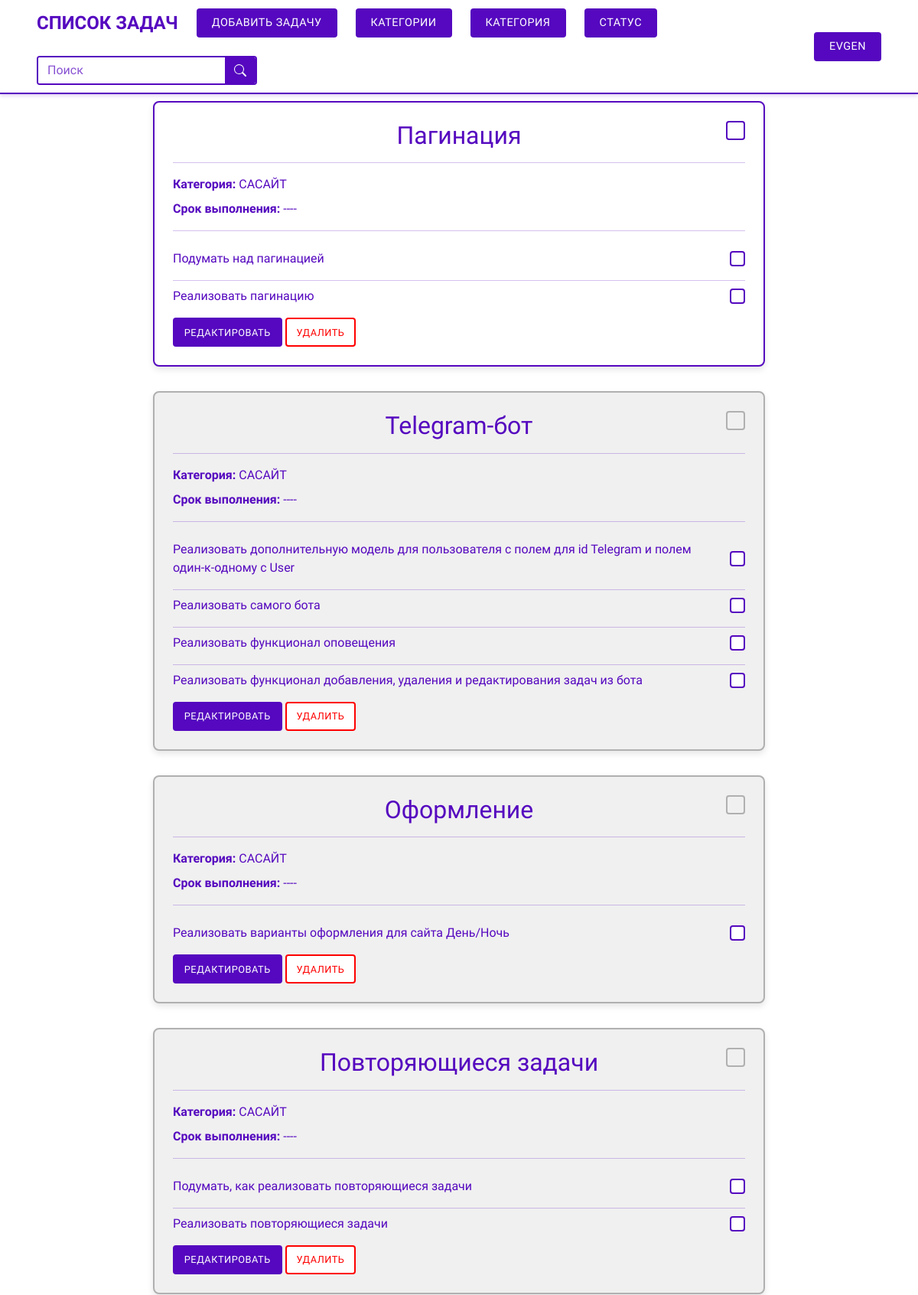
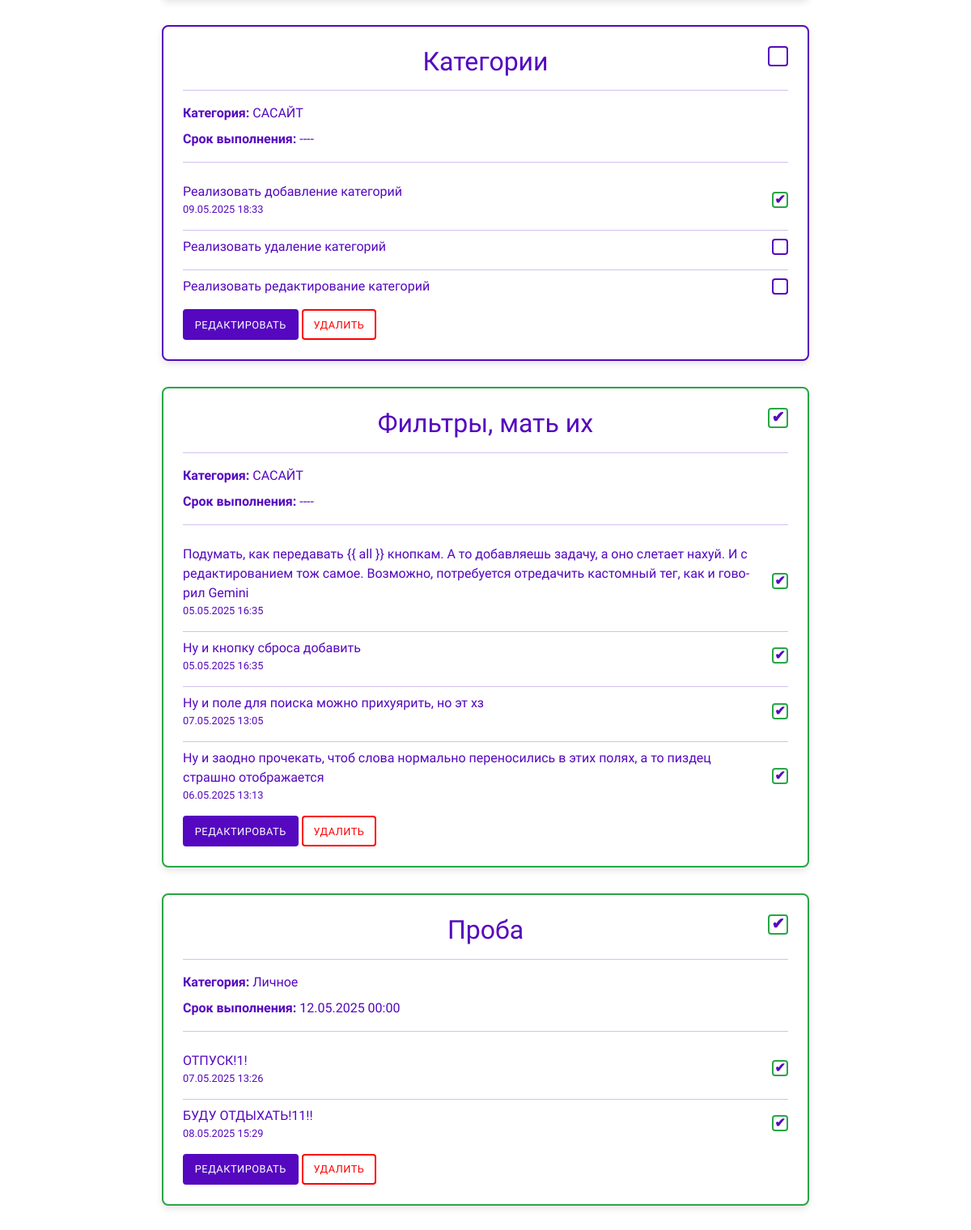
Page / (signed in, upper part) on the committed database (2 pictures, top to bottom).
### task/models.py (models this page shows, shortened)
class Task(models.Model):
    class Status(models.TextChoices):
        NOT_ACTIVE = 'not_active', 'Не активна'
        ACTIVE = 'active', 'Активна'
        COMPLETED = 'completed', 'Выполнена'
    title = models.CharField(max_length=100, verbose_name='Название задачи')
    user = models.ForeignKey(User, on_delete=models.CASCADE, verbose_name='Пользователь', related_name='tasks')
    category = models.ForeignKey(Category, on_delete=models.PROTECT, verbose_name='Категория', related_name='tasks')
    status = models.CharField(max_length=10, choices=Status.choices, default=Status.NOT_ACTIVE,
                              verbose_name='Статус задачи')
    create_date = models.DateTimeField(auto_now_add=True, db_index=True, verbose_name='Дата создания')
    due_date = models.DateTimeField(blank=True, null=True, verbose_name='Срок выполнения')
    def get_relative_due_date(self):
        if not self.due_date:
            return ""
        now = timezone.now()
        if self.due_date < now:
            return "(просрочено)"
    class Meta:
        ordering = ('-create_date',)
        verbose_name = 'Задача'
        verbose_name_plural = 'Задачи'
        constraints = [
            models.CheckConstraint(
                check=models.Q(due_date__gt=models.F('create_date')),
                name='check_due_date_after_create_date'
            )
        ]

class Category(models.Model):
    name = models.CharField(max_length=50, verbose_name='Название')
    slug = models.SlugField(max_length=50, db_index=True, allow_unicode=True)
    user = models.ForeignKey(User, on_delete=models.CASCADE, verbose_name='Пользователь', related_name='categories')
    class Meta:
        ordering = ('name',)
        verbose_name = 'Категория'
        verbose_name_plural = 'Категории'
        constraints = [
            models.UniqueConstraint(fields=['slug', 'user'], name='unique_slug_per_user')
        ]

class SubTask(models.Model):
    task = models.ForeignKey(Task, on_delete=models.CASCADE, related_name='subtasks', verbose_name='Задача')
    description = models.TextField(blank=True, verbose_name='Подзадача')
    is_completed = models.BooleanField(default=False, verbose_name='Выполнена')
    create_date = models.DateTimeField(auto_now_add=True, verbose_name='Дата создания')
    completed_date = models.DateTimeField(null=True, blank=True, verbose_name='Дата выполнения')
    class Meta:
        ordering = ('create_date',)
        verbose_name = 'Позадача'
        verbose_name_plural = 'Подзадачи'
        default_related_name = 'subtasks'

### task/views.py (the view)
# urls.py: path('', views.home, name='home'),
def home(request):
    if request.user.is_authenticated:
        tasks = Task.objects.filter(user=request.user).prefetch_related('subtasks')
        category = request.GET.get('category')
        if category and category != '':
            tasks = tasks.filter(category__slug=category)
        status = request.GET.get('status')
        if status and status != '':
            tasks = tasks.filter(status=status)
        search = request.GET.get('search')
        if search and search != '':
            tasks = tasks.filter(Q(title__icontains=search))
        initial = {}
        if category:
            initial['category'] = category
        if status:
            initial['status'] = status
        if search:
            initial['search'] = search
        filter_form = TaskFilterForm(initial=initial)
    else:
        tasks = None
        filter_form = None
    context = {
        'tasks': tasks,
        'filter_form': filter_form,
    }
    return render(request, 'task/home.html', context)

### task/forms.py
class TaskFilterForm(forms.Form):
    category = forms.ModelChoiceField(
        queryset=Category.objects.all(),
        required=False,
        widget=forms.Select(attrs={'class': 'form-control'}),
        to_field_name='slug'
    )
    status = forms.ChoiceField(
        choices=Task.Status.choices,
        required=False,
        widget=forms.Select(attrs={'class': 'form-control'})
    )
    search = forms.CharField(
        max_length=50,
        required=False,
        widget=forms.TextInput(attrs={'class': 'form-control'})
    )

### task/templatetags/filter_tags.py (called while the page is built)
@register.simple_tag(takes_context=True)
def url_replace_param(context, **kwargs):
    request = context['request']
    dict_ = request.GET.copy()
    for key, value in kwargs.items():
        if value is not None:
            dict_[key] = value
        else:
            if key in dict_:
                del dict_[key]
    url = reverse('task:home')
    encoded_params = urlencode({k: v for k, v in dict_.items() if v}, doseq=True)
    if encoded_params:
        return f'{url}?{encoded_params}'
    return url

### task/templates/task/home.html (shortened to what this page needs)
{% extends 'base.html' %}
{% load django_bootstrap5 %}
{% load static %}
{% block content %}
    <div class="container mt-4">
        {% if user.is_authenticated %}
            {% for task in tasks %}
                <div class="task-card task-status-{{ task.status|lower }}">
                    <div class="task-header">
                        <h2 class="task-title">{{ task.title }}</h2>
                        <div class="task-status-indicator status-{{ task.status|lower }}"
                             data-task-id="{{ task.id }}"
                             data-url="{% url 'task:api_change_task_status' task.id %}"
                             title="Изменить статус">
                            {% if task.status == 'completed' %}
                                <span class="checkmark">&#10004;</span>
                            {% endif %}
                        </div>
                    </div>
                    <hr class="purple-line">
                    <p class="task-category"><strong>Категория:</strong> {{ task.category.name }}</p>
                    <p class="task-due-date">
                        <strong>Срок выполнения:</strong>
                        <span class="due-date-value">{{ task.due_date|date:"d.m.Y H:i"|default:"----" }}</span>
                    </p>
                    <hr class="purple-line">
                    <div class="subtask-list">
                        {% for subtask in task.subtasks.all %}
                            <div class="subtask-item">
                                <div class="subtask-description">
                                    {{ subtask.description }}
                                    {% if subtask.is_completed %}
                                        <p class="small text-muted mb-0">{{ subtask.completed_date|date:"d.m.Y H:i" }}</p>
                                    {% endif %}
                                </div>
                                <div class="subtask-status-indicator subtask-status-{{ subtask.is_completed|yesno:'completed,not_completed' }}"
                                     data-subtask-id="{{ subtask.id }}"
                                     data-url="{% url 'task:api_change_subtask_status' subtask.id %}"
                                     title="Изменить статус">
                                    {% if subtask.is_completed %}
                                        <span class="checkmark">&#10004;</span>
                                    {% endif %}
                                </div>
                            </div>
                            {% if not forloop.last %}
                                <hr class="purple-line subtask-line">
                            {% endif %}
                        {% endfor %}
                    </div>
                    <div class="task-actions mt-3">
                        <a href="{% url 'task:task_edit' task.id %}{{ all }}"
                           class="btn btn-login btn-sm">Редактировать</a>
                        <button type="button" class="btn btn-cancel btn-sm" data-bs-toggle="modal"
                                data-bs-target="#deleteTaskModal" data-task-id="{{ task.id }}"
                                data-task-title="{{ task.title }}">
                            Удалить
                        </button>
                    </div>
                </div>
            {% empty %}
                <p class="text-center">Задач пока нет.</p>
            {% endfor %}
        {% else %}
            <p class="text-center">Авторизуйтесь, чтобы увидеть задачи.</p>
        {% endif %}
    </div>
{% endblock %}

### task/templates/base.html (shortened to what this page needs)
{% load django_bootstrap5 %}
{% bootstrap_css %}
{% load static %}
{% load filter_tags %}
<!DOCTYPE html>
<html lang="ru">
<head>
    <link rel="stylesheet" href="{% static 'css/style.css' %}">
</head>
<body>
<header>
    <div class="container">
        <div class="header-left">
            <a href="{% url 'task:home' %}{{ all }}" class="logo">Список задач</a>
            {% if user.is_authenticated %}
                <a href="{% url 'task:task_create' %}{{ all }}" class="btn btn-add-task">Добавить задачу</a>
                <a href="{% url 'task:category_list' %}{{ all }}" class="btn btn-add-task">Категории</a>
                <div class="dropdown filter-dropdown">
                    <button class="btn btn-dropdown">
                        {% with current_category_slug=request.GET.category %}
                            {% if current_category_slug %}
                                {% for cat in categories %}
                                    {% if cat.slug == current_category_slug %}{{ cat.name }}{% endif %}
                                {% endfor %}
                            {% else %}
                                Категория
                            {% endif %}
                        {% endwith %}
                    </button>
                </div>
                <div class="dropdown filter-dropdown">
                    <button class="btn btn-dropdown">
                        {% with current_status_key=request.GET.status %}
                            {% if current_status_key %}
                                {% for status_key, status_name in statuses %}
                                    {% if status_key == current_status_key %}{{ status_name }}{% endif %}
                                {% endfor %}
                            {% else %}
                                Статус
                            {% endif %}
                        {% endwith %}
                    </button>
                </div>
                <form method="get" action="{% url 'task:home' %}" class="search-form-container">
                    <input type="text" name="search" class="form-control custom-search-input" placeholder="Поиск"
                           value="{{ request.GET.search|default:'' }}">
                    <button class="btn custom-search-button" type="submit">
                        <svg xmlns="http://www.w3.org/2000/svg" width="16" height="16" fill="currentColor"
                             class="bi bi-search" viewBox="0 0 16 16">
                            <path d="M11.742 10.344a6.5 6.5 0 1 0-1.397 1.398h-.001q.044.06.098.115l3.85 3.85a1 1 0 0 0 1.415-1.414l-3.85-3.85a1 1 0 0 0-.115-.1zM12 6.5a5.5 5.5 0 1 1-11 0 5.5 5.5 0 0 1 11 0"></path>
                        </svg>
                    </button>
                </form>
            {% endif %}
        </div>
        <div class="header-right">
            {% if user.is_authenticated %}
                <div class="dropdown">
                    <button class="btn btn-dropdown">{{ user.username }}</button>
                </div>
            {% else %}
                <a href="{% url 'account:login' %}" class="btn btn-login">Войти</a>
                <a href="{% url 'account:register' %}" class="btn btn-register">Регистрация</a>
            {% endif %}
        </div>
    </div>
</header>
{% block content %}
{% endblock %}
</body>
</html>

### rows in the picture
Task: title "Пагинация", category.name "САСАЙТ", due_date "----"
SubTask: description "Подумать над пагинацией", is_completed False (drawn)
SubTask: description "Реализовать пагинацию", is_completed False (drawn)
Task: title "Telegram-бот", category.name "САСАЙТ", due_date "----"
SubTask: description "Реализовать дополнительную модель для пользователя с полем для id Telegram и полем один-к-одному с User", is_completed False (drawn)
SubTask: description "Реализовать самого бота", is_completed False (drawn)
SubTask: description "Реализовать функционал оповещения", is_completed False (drawn)
SubTask: description "Реализовать функционал добавления, удаления и редактирования задач из бота", is_completed False (drawn)
Task: title "Оформление", category.name "САСАЙТ", due_date "----"
SubTask: description "Реализовать варианты оформления для сайта День/Ночь", is_completed False (drawn)
Task: title "Повторяющиеся задачи", category.name "САСАЙТ", due_date "----"
SubTask: description "Подумать, как реализовать повторяющиеся задачи", is_completed False (drawn)
SubTask: description "Реализовать повторяющиеся задачи", is_completed False (drawn)
Task: title "Категории", category.name "САСАЙТ", due_date "----"
SubTask: description "Реализовать добавление категорий", completed_date "09.05.2025 18:33"
SubTask: description "Реализовать удаление категорий", is_completed False (drawn)
SubTask: description "Реализовать редактирование категорий", is_completed False (drawn)
Task: title "Фильтры, мать их", category.name "САСАЙТ", due_date "----"
SubTask: description "Подумать, как передавать {{ all }} кнопкам. А то добавляешь задачу, а оно слетает нахуй. И с редактированием тож самое. Возможно, потребуется отредачить кастомный тег, как и говорил Gemini", completed_date "05.05.2025 16:35"
SubTask: description "Ну и кнопку сброса добавить", completed_date "05.05.2025 16:35"
SubTask: description "Ну и поле для поиска можно прихуярить, но эт хз", completed_date "07.05.2025 13:05"
SubTask: description "Ну и заодно прочекать, чтоб слова нормально переносились в этих полях, а то пиздец страшно отображается", completed_date "06.05.2025 13:13"
Task: title "Проба", category.name "Личное", due_date "12.05.2025 00:00"
SubTask: description "ОТПУСК!1!", completed_date "07.05.2025 13:26"
SubTask: description "БУДУ ОТДЫХАТЬ!11!!", completed_date "08.05.2025 15:29"

### other values in the picture
{{ user.username }} "EVGEN"
